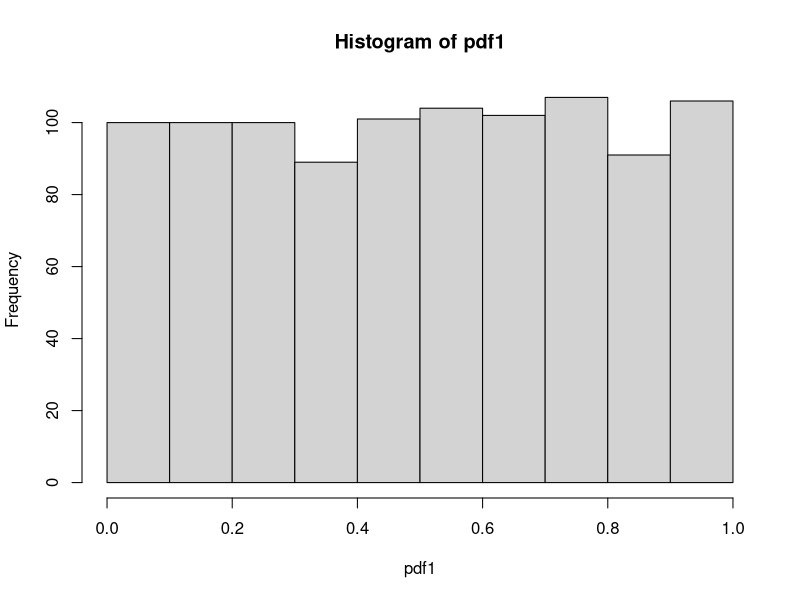
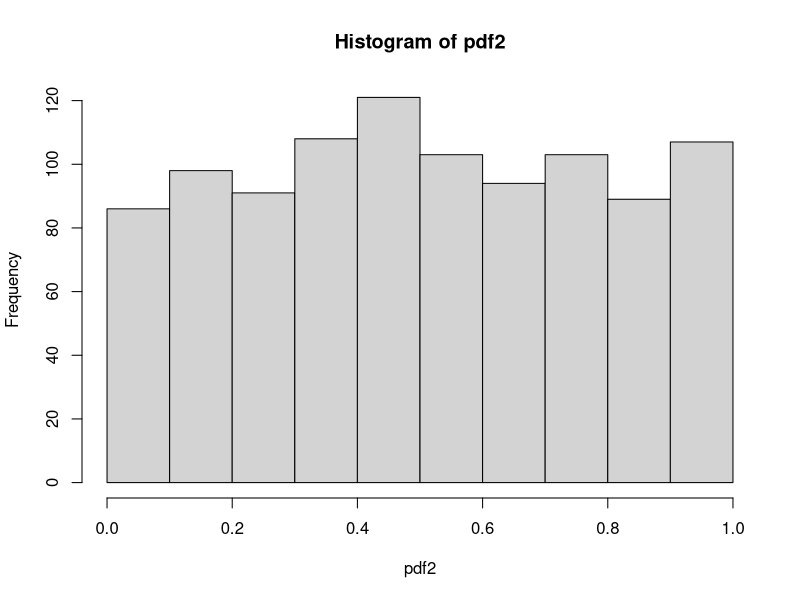
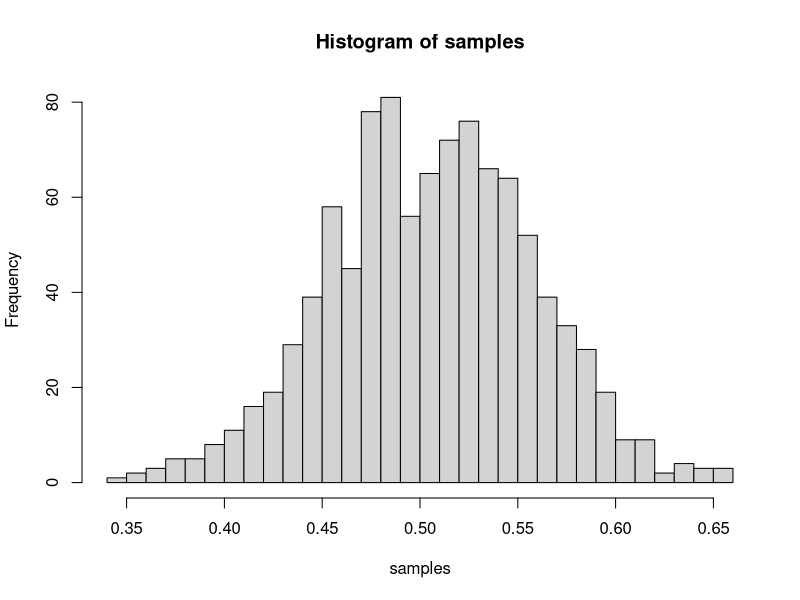
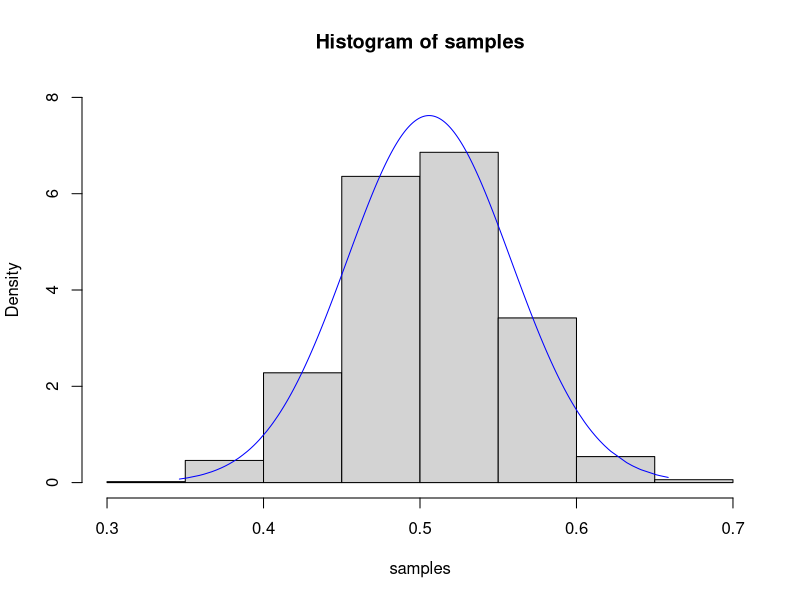
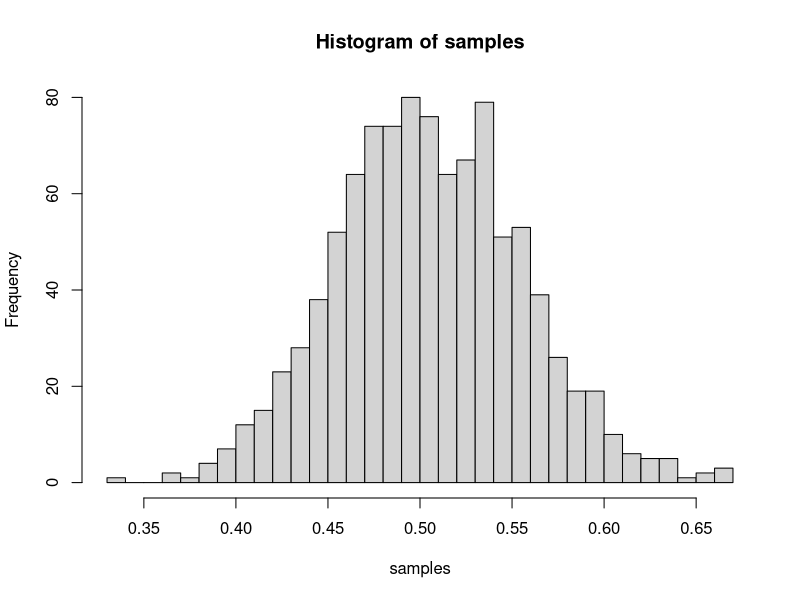
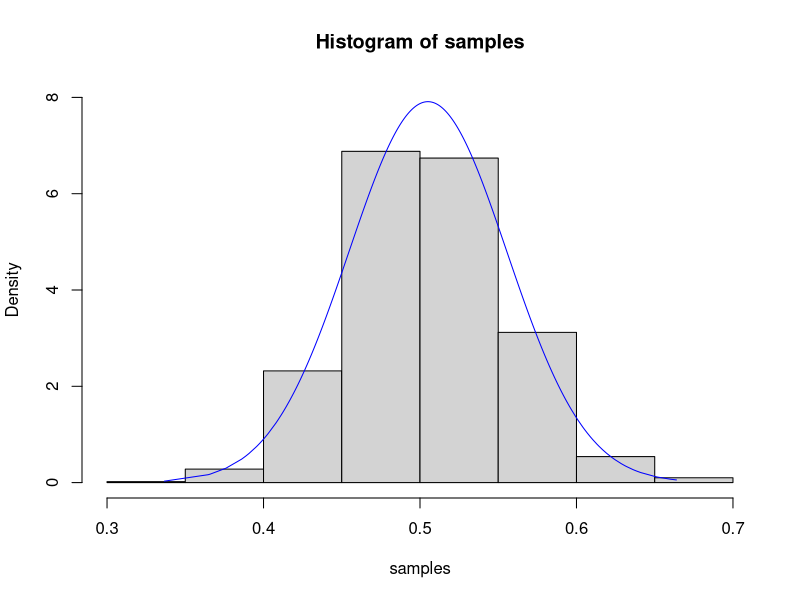
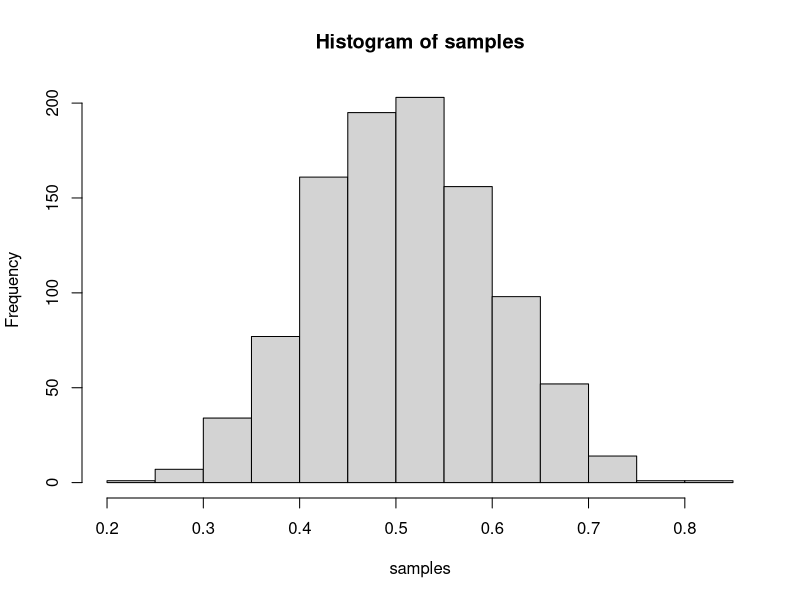
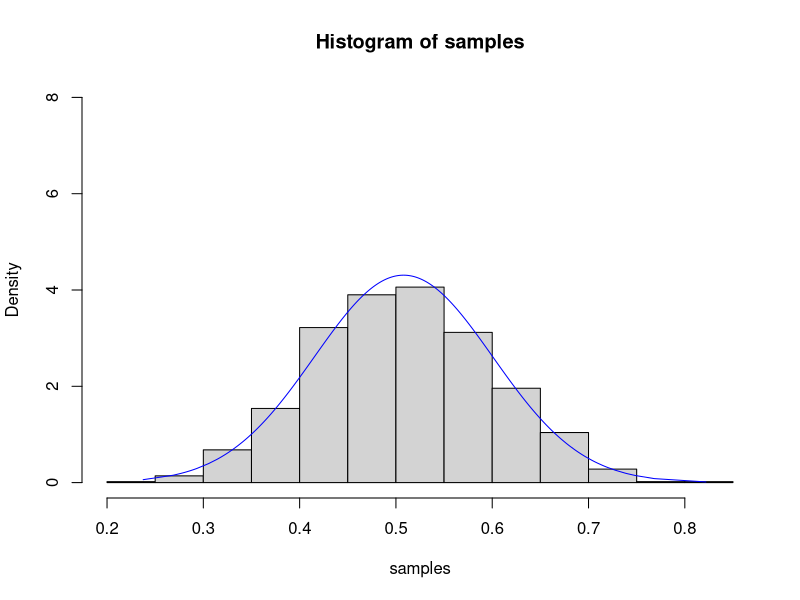

Write the R code that produced these figures, in order.
## ---- chunk 1
if(!require("ggplot2", character.only = TRUE, quietly = TRUE)) {
  install.packages("ggplot2")
  library("ggplot2", character.only = TRUE)
}


## ---- chunk 2

#function to create a random value between 0 to 2

random_val = function() {
  
#Uncomment for dataframe and creating dynamic value from input 
# return(data.frame(x, col=ifelse(x >1 & x <=2,2-x, x) ))

  #Generate 1 random value between 0 to 2
  x = runif(1, 0,2)

#Apply the given pdf1 function
  return(ifelse(x >1 & x <=2,2-x, x) )

}

#test the function
random_val()


## ---- chunk 3
random_val1 = function() {
  #Generate 1 random value between 0 to 2
  x = runif(1, 0,2)
  
  #Apply the given pdf1 function
  return(ifelse(x >=0 & x <=1, 1 - x, ifelse(x > 1 & x <= 2, x-1,x)) )
}

#test the function
random_val1()
## ---- chunk 4
pdf1 = vector('double')
pdf2 = vector('double')

#Calling function for 1000 times
for(i in 1:1000){
pdf1 =append(pdf1,random_val())
pdf2 =append(pdf2,random_val1())
}

#Below is the histogram output for PDF1
hist(pdf1)

#Below is the histogram output for PDF2
hist(pdf2)

## ---- chunk 5

samples_test = function(n, dataset){
samples = vector('double')

#For 1000 iterations
for(i in 1:1000){
samples = append(samples, mean(sample(dataset,n)))
}


# Histogram in frequency
hist(samples,breaks = n)

#Samples Histogram with Bell curve - density
samples = sort(samples)
hist(samples, freq = FALSE,ylim = c(0, 8))
x <- samples
y <- dnorm(x = samples, mean = mean(samples), sd = sd(samples))
lines(x = x, y = y, col = "blue")

print(sd(samples)/sqrt(n))
}

#Call the function for 30 samples
samples_test(30,pdf1)
samples_test(30,pdf2)


## ---- chunk 6
#Call the function for 10 samples
samples_test(10,pdf1)
samples_test(10,pdf2)
